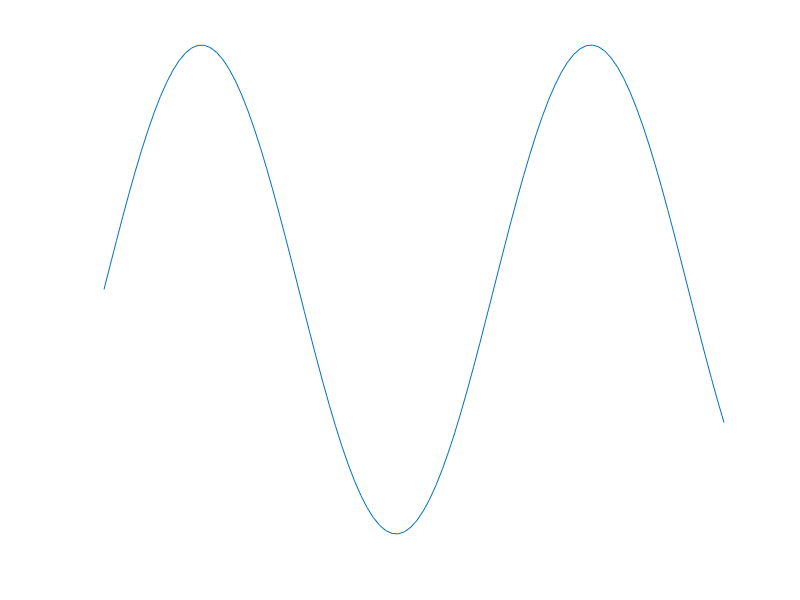

Source code (MATLAB):
clear;clc;
x = linspace(0,10);
y = sin(x);
h = plot(x,y);
grid('on');
set(gca,'color','k');
set(gca,'XColor','w','YColor','w');